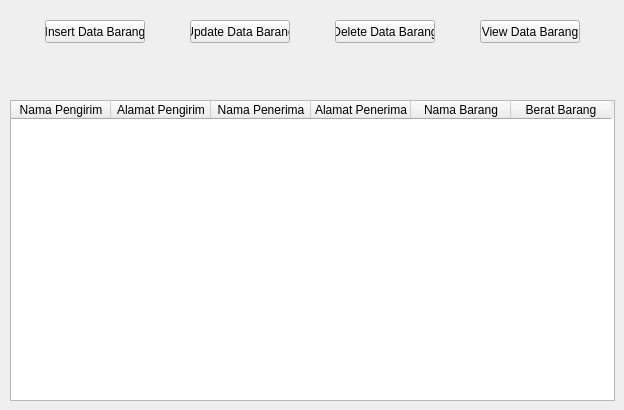
     <widget class="QWidget" name="JPBarang">
      <widget class="QPushButton" name="binsertbarang">
       <property name="geometry">
        <rect>
         <x>45</x>
         <y>20</y>
         <width>100</width>
         <height>23</height>
        </rect>
       </property>
       <property name="text">
        <string>Insert Data Barang</string>
       </property>
      </widget>
      <widget class="QPushButton" name="bupdatebarang">
       <property name="geometry">
        <rect>
         <x>190</x>
         <y>20</y>
         <width>100</width>
         <height>23</height>
        </rect>
       </property>
       <property name="text">
        <string>Update Data Barang</string>
       </property>
      </widget>
      <widget class="QPushButton" name="bdeletebarang">
       <property name="geometry">
        <rect>
         <x>335</x>
         <y>20</y>
         <width>100</width>
         <height>23</height>
        </rect>
       </property>
       <property name="text">
        <string>Delete Data Barang</string>
       </property>
      </widget>
      <widget class="QPushButton" name="bviewbarang">
       <property name="geometry">
        <rect>
         <x>480</x>
         <y>20</y>
         <width>100</width>
         <height>23</height>
        </rect>
       </property>
       <property name="text">
        <string>View Data Barang</string>
       </property>
      </widget>
      <widget class="QTableWidget" name="viewbarang">
       <property name="geometry">
        <rect>
         <x>10</x>
         <y>100</y>
         <width>605</width>
         <height>301</height>
        </rect>
       </property>
       <column>
        <property name="text">
         <string>Nama Pengirim</string>
        </property>
       </column>
       <column>
        <property name="text">
         <string>Alamat Pengirim</string>
        </property>
       </column>
       <column>
        <property name="text">
         <string>Nama Penerima</string>
        </property>
       </column>
       <column>
        <property name="text">
         <string>Alamat Penerima</string>
        </property>
       </column>
       <column>
        <property name="text">
         <string>Nama Barang</string>
        </property>
       </column>
       <column>
        <property name="text">
         <string>Berat Barang</string>
        </property>
       </column>
      </widget>
     </widget>
